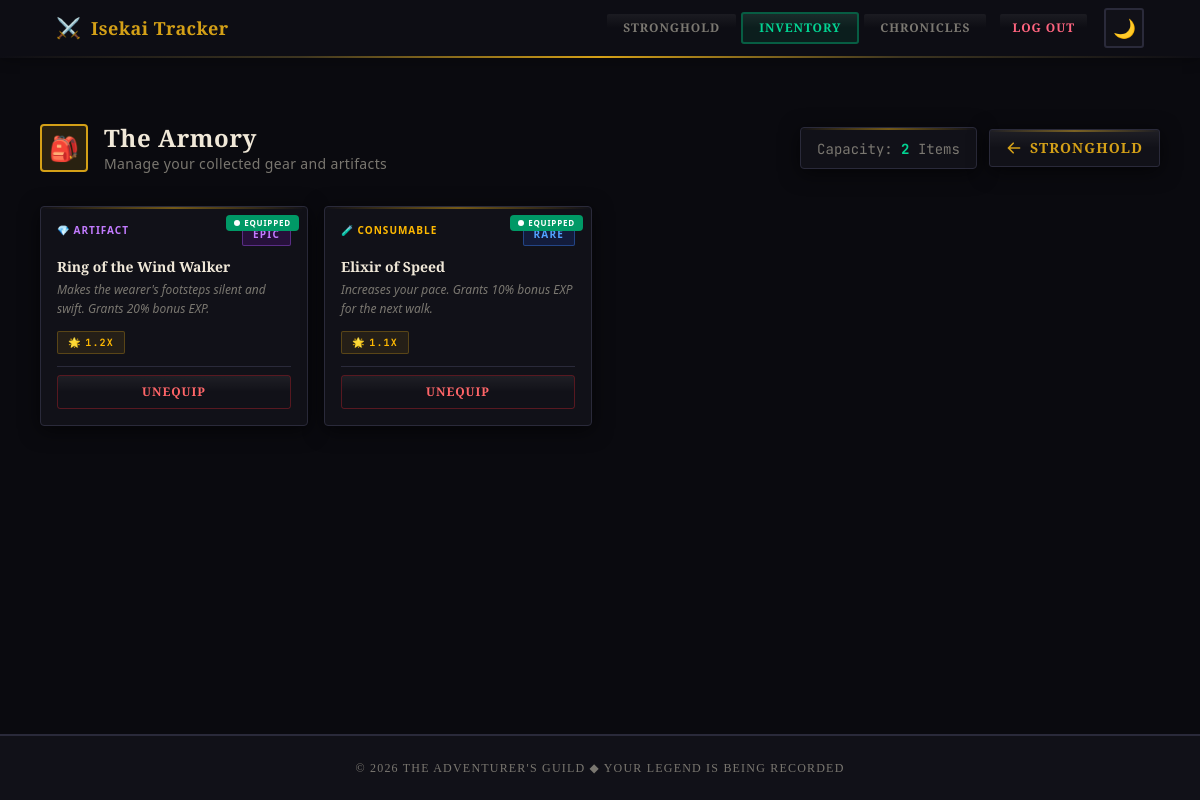
Page /inventory/ (signed in) on the earlier database version.
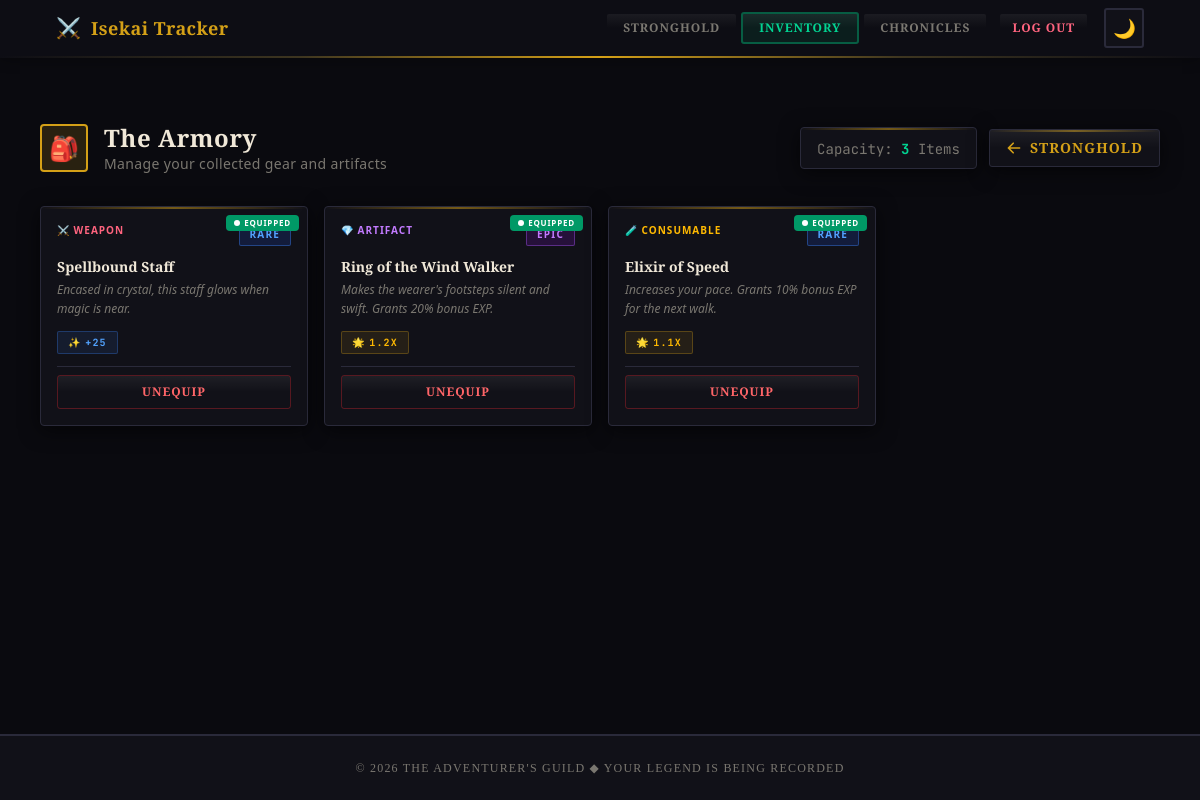
Same page on the later database version.
### players/models.py (models this page shows, shortened)
class InventoryItem(models.Model):
    player = models.ForeignKey('PlayerProfile', on_delete=models.CASCADE, related_name="inventory")
    item = models.ForeignKey(Item, on_delete=models.CASCADE)
    quantity = models.PositiveIntegerField(default=1)
    is_equipped = models.BooleanField(default=False)
    acquired_at = models.DateTimeField(auto_now_add=True)

class Item(models.Model):
    ITEM_TYPES = [
        ('WEAPON', 'Weapon'),
        ('ARMOR', 'Armor'),
        ('CONSUMABLE', 'Consumable'),
        ('ARTIFACT', 'Artifact'),
    ]
    name = models.CharField(max_length=100)
    description = models.TextField()
    item_type = models.CharField(max_length=20, choices=ITEM_TYPES)
    rarity = models.CharField(max_length=20, default="Common")
    hp_bonus = models.IntegerField(default=0)
    mana_bonus = models.IntegerField(default=0)
    exp_multiplier = models.FloatField(default=1.0)
    image_url = models.URLField(blank=True, null=True)

### players/views.py (the view)
# urls.py: path('inventory/', views.inventory_page, name='inventory'),
@login_required
def inventory_page(request):
    player = PlayerProfile.objects.get(user=request.user)
    inventory = InventoryItem.objects.filter(player=player).select_related('item').order_by('-acquired_at')
    context = {
        'player': player,
        'inventory': inventory,
    }
    return render(request, 'players/inventory.html', context)

### templates/players/inventory.html (shortened to what the changed rows need)
{% extends "base.html" %}
{% block content %}
<div class="max-w-6xl mx-auto px-4 py-10 pt-16">
    <div class="mb-8 flex flex-col md:flex-row items-center justify-between">
        <div class="flex items-center gap-4 mb-4 md:mb-0">
            <div>
                <h1 class="font-rpg text-2xl font-bold rpg-heading tracking-wide">The Armory</h1>
            </div>
        </div>
        <div class="flex items-center gap-3">
            <div class="rpg-panel px-4 py-2">
                <span class="rpg-muted text-sm" style="font-family: var(--font-mono);">Capacity: <span class="text-emerald-400 font-bold">{{ inventory|length }}</span> Items</span>
            </div>
        </div>
    </div>
    <div class="grid grid-cols-2 lg:grid-cols-4 gap-4">
        {% for inv_item in inventory %}
            <div class="rpg-panel p-4 transition-all duration-200 hover:-translate-y-0.5 group flex flex-col h-full
                {% if inv_item.is_equipped %}
                    {% if inv_item.item.rarity == 'Common' %}ring-2 ring-slate-400/40{% elif inv_item.item.rarity == 'Rare' %}ring-2 ring-blue-400/40{% elif inv_item.item.rarity == 'Epic' %}ring-2 ring-purple-400/40{% elif inv_item.item.rarity == 'Legendary' %}ring-2 ring-amber-400/40{% endif %}
                {% endif %}">
                {% if inv_item.is_equipped %}
                <div class="absolute top-2 right-2 z-20">
                    <div class="bg-emerald-600 text-white text-[8px] font-bold uppercase tracking-widest px-2 py-0.5 rounded-sm flex items-center gap-1">
                        <span class="w-1.5 h-1.5 bg-white rounded-full animate-pulse"></span> Equipped
                    </div>
                </div>
                {% endif %}
                <div class="flex justify-between items-start mb-3">
                    <div class="flex items-center gap-1.5">
                        <span class="text-[10px] font-bold tracking-widest uppercase
                            {% if inv_item.item.item_type == 'WEAPON' %}text-rose-400{% elif inv_item.item.item_type == 'ARMOR' %}text-emerald-400{% elif inv_item.item.item_type == 'ARTIFACT' %}text-purple-400{% else %}text-amber-400{% endif %}">
                            {% if inv_item.item.item_type == 'WEAPON' %}⚔️{% elif inv_item.item.item_type == 'ARMOR' %}🛡️{% elif inv_item.item.item_type == 'ARTIFACT' %}💎{% else %}🧪{% endif %}
                            {{ inv_item.item.get_item_type_display }}
                        </span>
                    </div>
                    <span class="rpg-tag
                        {% if inv_item.item.rarity == 'Common' %} text-slate-400 bg-slate-800/50
                        {% elif inv_item.item.rarity == 'Rare' %} text-blue-400 bg-blue-900/30
                        {% elif inv_item.item.rarity == 'Epic' %} text-purple-400 bg-purple-900/30
                        {% elif inv_item.item.rarity == 'Legendary' %} text-amber-400 bg-amber-900/30
                        {% endif %}"
                        style="border-color: {% if inv_item.item.rarity == 'Common' %}#475569{% elif inv_item.item.rarity == 'Rare' %}rgba(59,130,246,0.4){% elif inv_item.item.rarity == 'Epic' %}rgba(168,85,247,0.4){% elif inv_item.item.rarity == 'Legendary' %}rgba(245,158,11,0.4){% endif %};">
                        {{ inv_item.item.rarity }}
                    </span>
                </div>
                <h3 class="font-rpg text-sm font-bold rpg-heading mb-1 leading-tight group-hover:rpg-accent-text transition-colors">{{ inv_item.item.name }}</h3>
                <p class="text-xs rpg-muted italic mb-3 flex-grow leading-relaxed">{{ inv_item.item.description }}</p>
                <div class="flex flex-wrap gap-1 mb-3">
                    {% if inv_item.item.mana_bonus > 0 %}
                    <div class="rpg-tag text-blue-400" style="border-color: rgba(59,130,246,0.3); background: rgba(59,130,246,0.1);">
                        <span>✨</span>
                        <span class="font-mono" style="font-family: var(--font-mono);">+{{ inv_item.item.mana_bonus }}</span>
                    </div>
                    {% endif %}
                    {% if inv_item.item.exp_multiplier > 1.0 %}
                    <div class="rpg-tag text-amber-400" style="border-color: rgba(212,160,23,0.3); background: rgba(212,160,23,0.1);">
                        <span>🌟</span>
                        <span class="font-mono" style="font-family: var(--font-mono);">{{ inv_item.item.exp_multiplier }}x</span>
                    </div>
                    {% endif %}
                </div>
                <div class="mt-auto pt-2" style="border-top: 1px solid var(--rpg-border);">
                    <form action="{% url 'toggle_equip' inv_item.id %}" method="POST">
                        {% if inv_item.is_equipped %}
                            <button type="submit" class="rpg-btn w-full py-2 text-xs text-red-400 border border-red-500/30 hover:border-red-500/50 hover:bg-red-500/10 tracking-widest">
                                Unequip
                            </button>
                        {% else %}
                            <button type="submit" class="rpg-btn w-full py-2 text-xs text-emerald-400 border border-emerald-500/30 hover:border-emerald-500/50 hover:bg-emerald-500/10 tracking-widest">
                                Equip
                            </button>
                        {% endif %}
                    </form>
                </div>
            </div>
        {% endfor %}
    </div>
</div>
{% endblock %}

Differences in the rows shown:
added InventoryItem: is_equipped True (drawn), item.item_type "WEAPON", item.rarity "RARE", item.name "Spellbound Staff", item.description "Encased in crystal, this staff glows when magic is near.", item.mana_bonus "25"
Other differences:
{{ inventory|length }}: "2" → "3"
